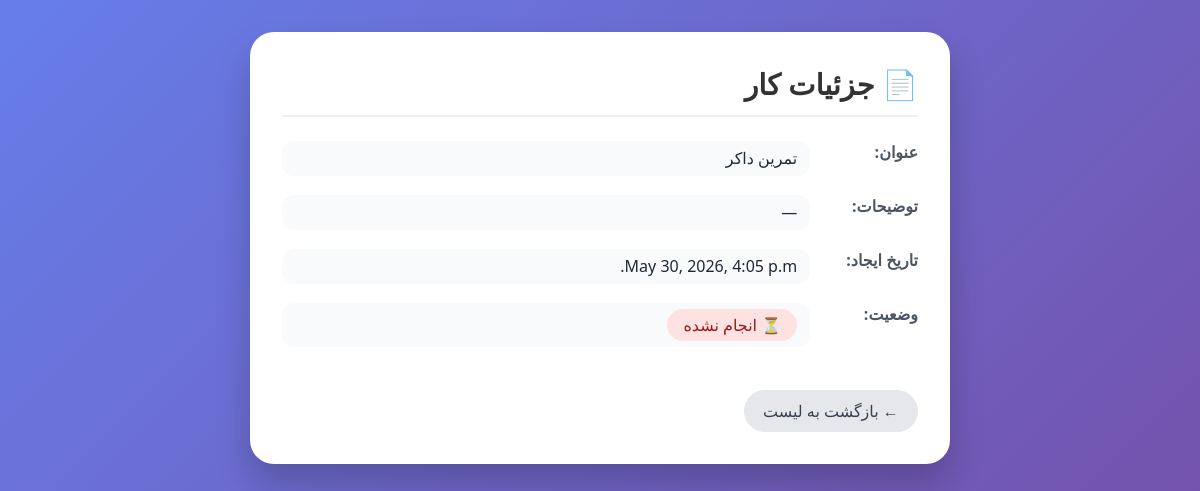
Page /task_details/4/ (signed in) on the committed database.
### app/models.py (models this page shows, shortened)
class Task(models.Model):
    user = models.ForeignKey(User, on_delete=models.CASCADE, related_name= 'tasks')
    title = models.CharField(max_length=200)
    descriptions = models.TextField(blank=True)
    date_time = models.DateTimeField(auto_now_add=True)
    is_done = models.BooleanField(default=False)

### app/views.py (the view)
# urls.py: path('task_details/<int:id>/', task_details, name='task_details'),
@login_required
def task_details(request, id):
    task = Task.objects.get(id=id)
    return render(request, 'home_details.html', {'task':task})

### app/templates/home_details.html (shortened to what this page needs)
<!DOCTYPE html>
<html lang="fa" dir="rtl">
<head>
</head>
<body>
    <div class="container">
        <div class="card">
            <h1>📄 جزئیات کار</h1>
            <div class="detail-item">
                <div class="detail-label">عنوان:</div>
                <div class="detail-value">{{ task.title }}</div>
            </div>
            <div class="detail-item">
                <div class="detail-label">توضیحات:</div>
                <div class="detail-value">{{ task.descriptions|default:"—" }}</div>
            </div>
            <div class="detail-item">
                <div class="detail-label">تاریخ ایجاد:</div>
                <div class="detail-value">{{ task.date_time|default:"—" }}</div>
            </div>
            <div class="detail-item">
                <div class="detail-label">وضعیت:</div>
                <div class="detail-value">
                    {% if task.is_done %}
                        <span class="status-badge status-done">✅ انجام شده</span>
                    {% else %}
                        <span class="status-badge status-pending">⏳ انجام نشده</span>
                    {% endif %}
                </div>
            </div>
            <a href="{% url 'task_list' %}" class="btn-back">← بازگشت به لیست</a>
        </div>
    </div>
</body>
</html>

### app/templates/home_details.html (style rules this page uses)
* { margin: 0; padding: 0; box-sizing: border-box; }
body { font-family: system-ui, 'Segoe UI', Tahoma, Geneva, Verdana, sans-serif; background: linear-gradient(135deg, #667eea 0%, #764ba2 100%); min-height: 100vh; padding: 2rem 1rem; }
.container { max-width: 700px; margin: 0 auto; }
.card { background: white; border-radius: 1.5rem; box-shadow: 0 20px 35px rgba(0, 0, 0, 0.2); padding: 2rem; transition: transform 0.3s ease; }
h1 { color: #333; font-size: 1.8rem; font-weight: 600; margin-bottom: 1.5rem; padding-bottom: 0.75rem; border-bottom: 2px solid #f0f0f0; }
.detail-item { margin-bottom: 1.2rem; display: flex; flex-wrap: wrap; gap: 0.5rem; }
.detail-label { font-weight: 600; color: #4b5563; min-width: 100px; }
.detail-value { color: #1f2937; background: #f9fafb; padding: 0.4rem 0.8rem; border-radius: 0.75rem; flex: 1; }
.status-badge { display: inline-block; padding: 0.3rem 1rem; border-radius: 2rem; font-weight: 500; }
.status-pending { background: #fee2e2; color: #991b1b; }
.btn-back { display: inline-block; margin-top: 1.5rem; background: #e5e7eb; color: #374151; padding: 0.6rem 1.2rem; border-radius: 2rem; text-decoration: none; font-weight: 500; transition: background 0.2s; }

### rows in the picture
Task: title "تمرین داکر", descriptions "—", date_time "May 30, 2026, 4:05 p.m."
